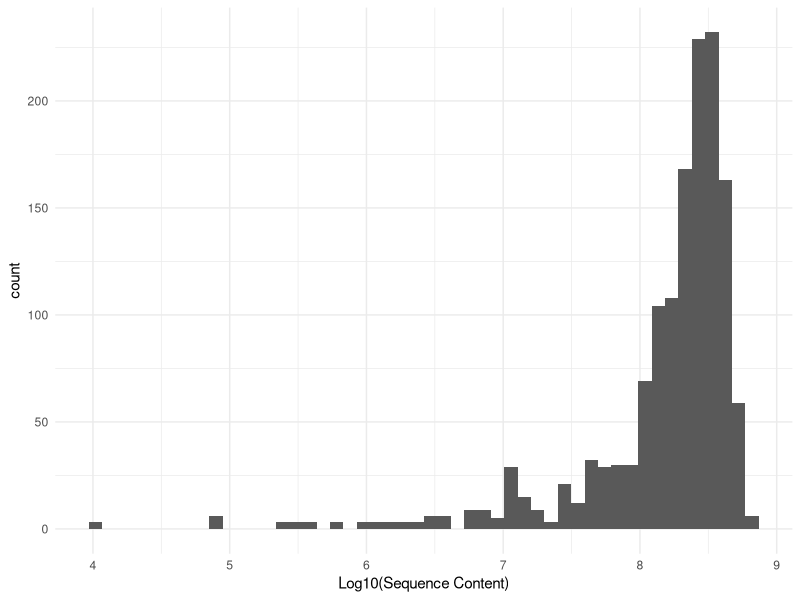
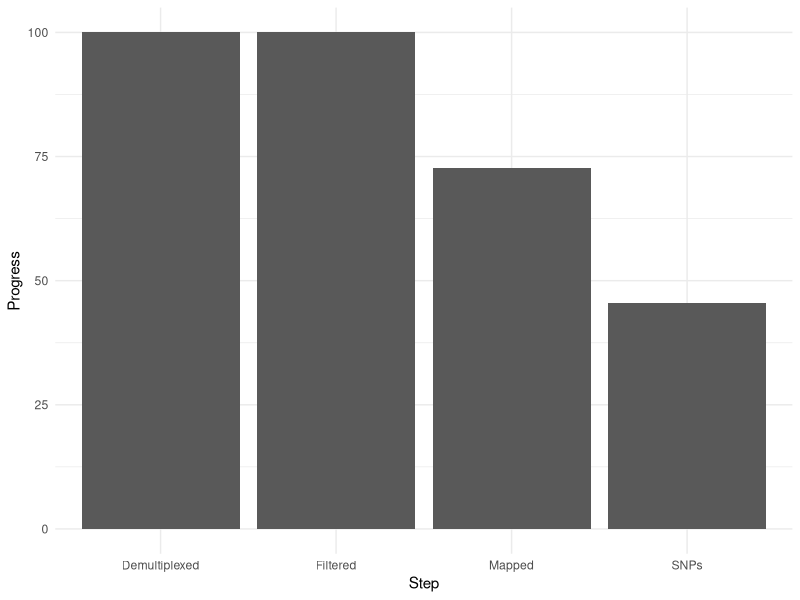

Here is the R script that generated these plots, in order:
## ---- chunk 1
#| label: setup
#| message: false
#| warning: false
suppressMessages( library( knitr ) )
suppressMessages( library( kableExtra ) )
suppressMessages( library( tidyverse) )
suppressMessages( library( lubridate )  )
library( formattable)
options(knitr.kable.NA = '')
theme_set( theme_minimal() )
## ---- chunk 2
read_csv("sizes.csv",col_names = FALSE, show_col_types = F) -> tmp 
## ---- chunk 3
#| fig-cap: The distrubiton of sequence reads (denoted as log10 of file size) for all individuals sequenced. 
tmp %>%
  ggplot( aes(log10(X5) ) )  + 
  geom_histogram( bins=50) + 
  xlab("Log10(Sequence Content)")
## ---- chunk 4
tribble( ~Population, ~N, ~Demultiplexed, ~Filtered, ~Mapped, ~Sites, ~SNPs, ~Note,
         "A", 92,  as.Date("2023-01-23"), as.Date("2023-01-31"), as.Date("2023-02-04"), NA, NA, "",
         "B", 102, as.Date("2023-01-23"), as.Date("2023-01-31"), as.Date("2023-02-06"), NA, NA, "",
         "C", 139, as.Date("2023-01-23"), as.Date("2023-01-31"), as.Date("2023-02-10"), NA, NA, "",
         "D", 84,  as.Date("2023-01-23"), as.Date("2023-01-31"), as.Date("2023-02-12"), NA, NA, "",
         "E", 36,  as.Date("2023-01-23"), as.Date("2023-01-31"), as.Date("2023-02-13"), NA, NA, "",
         "F", 31,  as.Date("2023-01-23"), as.Date("2023-01-31"), as.Date("2023-02-14"), NA, NA, "",
         "G", 78,  as.Date("2023-01-23"), as.Date("2023-01-31"), NA, NA, NA, "",
         "H", 66,  as.Date("2023-01-23"), as.Date("2023-01-31"), NA, NA, NA, "",
         "I", 33,  as.Date("2023-01-23"), as.Date("2023-01-31"), NA, NA, NA, "",
         "J", 13,  as.Date("2023-01-23"), as.Date("2023-01-31"), as.Date("2023-02-15"), 9367, 1508, "Rerun FreeBayes",
         "K", 13,  as.Date("2023-01-23"), as.Date("2023-01-31"), as.Date("2023-02-15"), 9367, 1508, "Rerun FreeBayes",
         "L", 95,  as.Date("2023-01-23"), as.Date("2023-01-31"), NA, NA, NA, "",
         "M", 129, as.Date("2023-01-23"), as.Date("2023-01-31"), NA, NA, NA, "",
         "N", 53,  as.Date("2023-01-23"), as.Date("2023-01-31"), NA, NA, NA, "",
         "O", 44,  as.Date("2023-01-23"), as.Date("2023-01-31"), as.Date("2023-02-15"), 11338, 282, "Rerun FreeBayes",
         "P", 59,  as.Date("2023-01-23"), as.Date("2023-01-31"), as.Date("2023-02-15"), 10730, 1660, "",
         "Q", 18,  as.Date("2023-01-23"), as.Date("2023-01-31"), as.Date("2023-02-10"), 7100, 188, "Rerun FreeBayes",
         "R", 42,  as.Date("2023-01-23"), as.Date("2023-01-31"), as.Date("2023-02-13"), 10294, 1348, "",
         "S", 187, as.Date("2023-01-23"), as.Date("2023-01-31"), as.Date("2023-02-13"), 15089, 1994, "",
         "T", 81,  as.Date("2023-01-23"), as.Date("2023-01-31"), as.Date("2023-02-15"), 11986, 176, "Rerun FreeBayes",
         "V", 21,  as.Date("2023-01-23"), as.Date("2023-01-31"), as.Date("2023-02-13"), 8586, 58, "Rerun FreeBayes",
         "W", 53,  as.Date("2023-01-23"), as.Date("2023-01-31"), as.Date("2023-02-09"), 10891, 1113, ""
) -> progress
save(progress, file="progress.rda")
## ---- chunk 5
#| fig-cap: Progress of the main steps in processing raw sequence data.  
data.frame( Step = c("Demultiplexed", "Filtered", "Mapped", "SNPs"),
            Progress = 100.0 * c( 1.0 - (sum( is.na(progress$Demultiplexed) ) / nrow(progress)),
                                  1.0 - (sum( is.na(progress$Filtered) ) / nrow(progress)),
                                  1.0 - (sum( is.na(progress$Mapped) ) / nrow(progress)),
                                  1.0 - (sum( is.na(progress$SNPs) ) / nrow(progress)))
            ) %>%
  ggplot( aes(Step, Progress) ) + 
  geom_col()

## ---- chunk 6
#| fig-cap: Table 1 Current progress on bioinformatic workflows.
#| fig-cap-location: top

tmp <- progress %>% select( Population, N, Sites, SNPs) 
tmp$Demultiplexed <- 100
tmp$Filtered <- 100
tmp$Mapped <- 100
tmp %>%
  select( Population, N, Demultiplexed, Filtered, Mapped, everything()) -> tmp

tmp$Mapped[ tmp$Population == "H" ] <- round(53 / tmp$N[ tmp$Population == "H"] * 100.0)
tmp$Mapped[ tmp$Population == "I" ] <- round(8 / tmp$N[ tmp$Population == "I"] * 100.0)
tmp$Mapped[ tmp$Population == "L" ] <- round( (9+5+6) / tmp$N[ tmp$Population == "L"] * 100.0)

left2Do <- round(sum(tmp$N) - sum(tmp$Mapped/100 * tmp$N))


tmp %>% arrange( -Mapped, Population ) -> tmp

tmp$Mapped <- color_bar("lightgreen")(tmp$Mapped)
tmp$Demultiplexed <- color_bar( "lightgreen")(tmp$Demultiplexed)
tmp$Filtered <- color_bar( "lightgreen")(tmp$Filtered)

tmp$SNPs <- ifelse( tmp$SNPs > 1000, 
                    cell_spec( tmp$SNPs, color = "green", bold=TRUE),
                    cell_spec( tmp$SNPs, color = "red", italic=TRUE))

tmp %>% 
  kbl( escape = F, digits=0) %>%
  kable_paper("hover", full_width = FALSE) %>%
  column_spec( 3:5, width="3cm")
